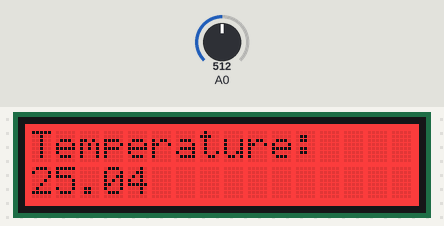
This sketch was run on a simulated Arduino Uno, built with avr-gcc and run on an emulated ATmega328P. Parts: 16×2 character LCD. The inputs (shaded band) are chosen by the test bench; at power-on: A0 = 512.

Above: at 2.2 s.
2.3 s: A0 set to 716
At 3.5 s:
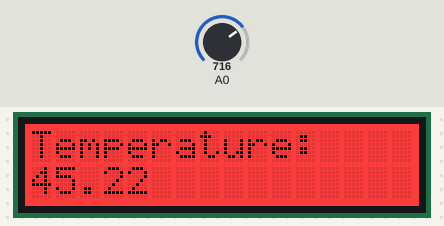
3.8 s: A0 set to 900
At 4.3 s:
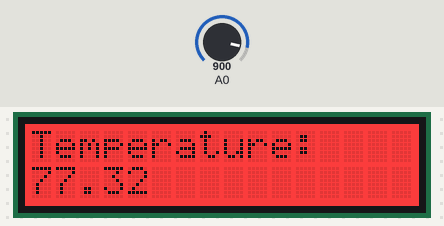
5.3 s: A0 set to 1023
At 6.3 s:
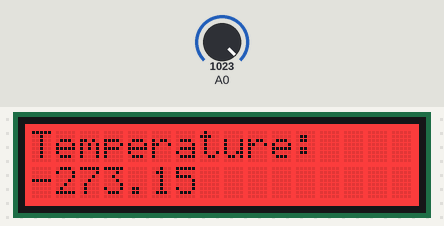
Timing chart, 0 to 8.3 s (numbered marks = the images above; inputs shaded):
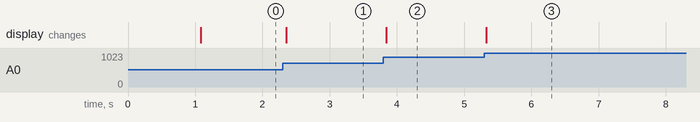

The sketch:

Temp_display_LCD.ino
```cpp
#include <Wire.h>
#include "rgb_lcd.h"

rgb_lcd lcd;

const int colorR = 255;
const int colorG = 0;
const int colorB = 0;

int a;
float temperature;
const int B=3975;                  //B value of the thermistor
float resistance;

void setup()
{
    // set up the LCD's number of columns and rows:
    lcd.begin(16, 2);

    lcd.setRGB(colorR, colorG, colorB);

    // Print a message to the LCD.
    lcd.print("Temperature:");

    delay(1000);
}

void loop()
{
    a = analogRead(0);
    resistance = (float) (1023-a)*10000/a;
    temperature=1/(log(resistance/10000)/B+1/298.15)-273.15;
    // set the cursor to column 0, line 1
    // (note: line 1 is the second row, since counting begins with 0):
    lcd.setCursor(0, 1);

    // print the number of seconds since reset:
    lcd.print(temperature);

    delay(100);
}
```

Measured:
- after the input at 2.3 s, the display: changes after 0.05 s (image 1)
- after the input at 3.8 s, the display: changes at once (image 2)
- after the input at 5.3 s, the display: changes at once (image 3)
